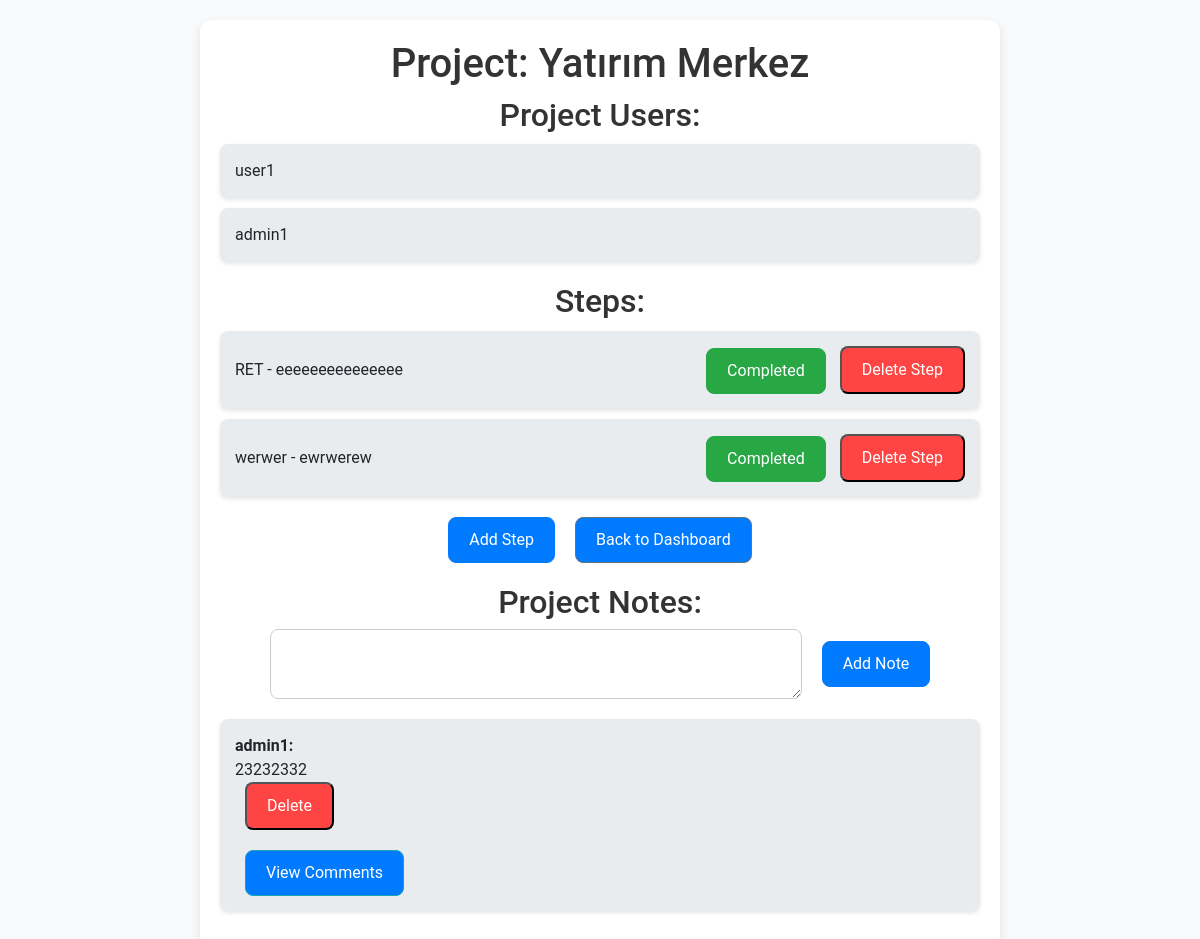
/project_details/1 (signed in), run on an earlier commit of the app's database.
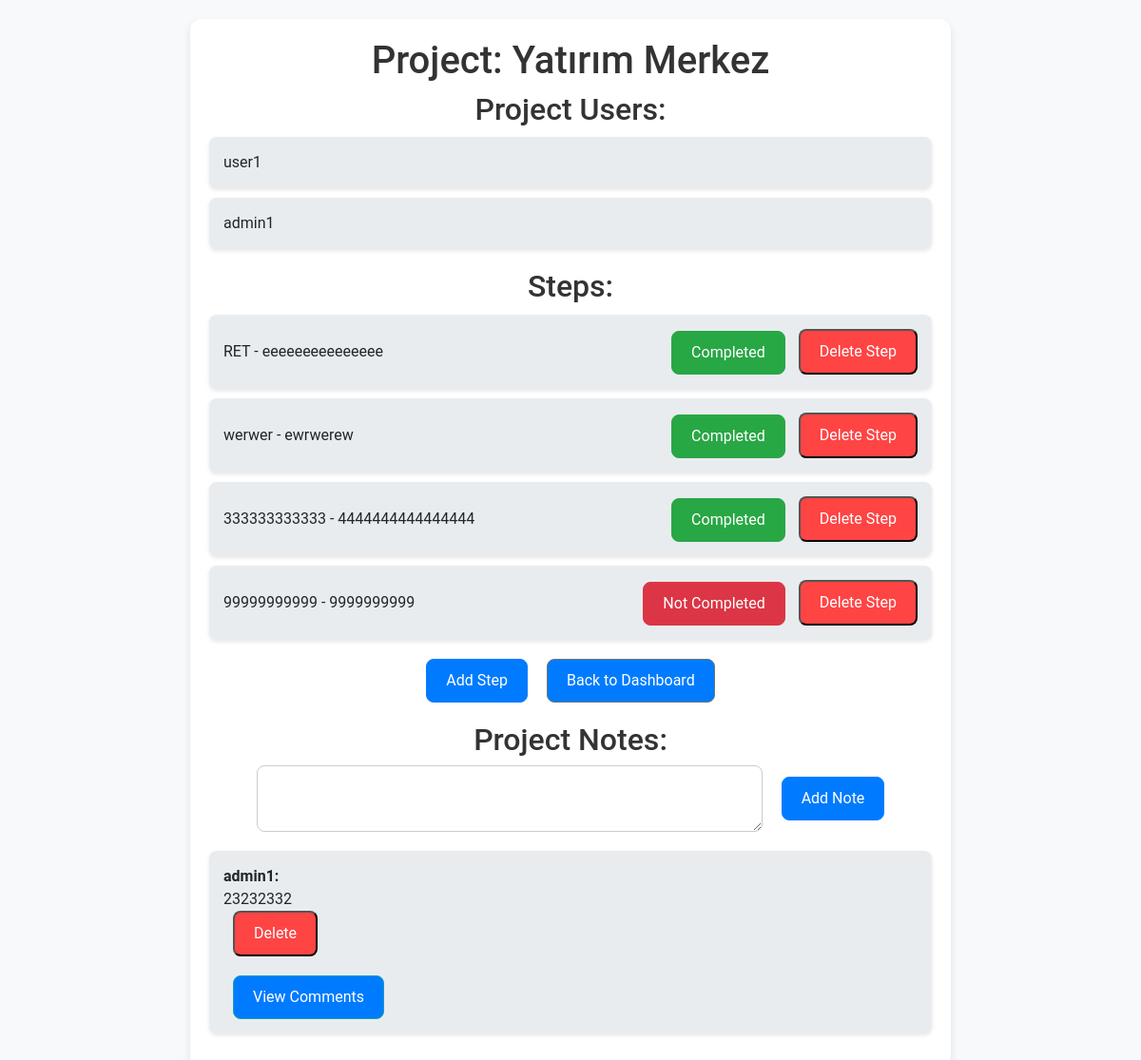
And on a later commit of the database.
### app.py (models this page shows, shortened)
class User(UserMixin, db.Model):
    id = db.Column(db.Integer, primary_key=True)
    username = db.Column(db.String(150), unique=True, nullable=False)
    password_hash = db.Column(db.String(150), nullable=False)
    role = db.Column(db.String(50), nullable=False)

class Step(db.Model):
    id = db.Column(db.Integer, primary_key=True)
    name = db.Column(db.String(150), nullable=False)
    note = db.Column(db.Text, nullable=True)
    completed = db.Column(db.Boolean, default=False, nullable=False)
    project_id = db.Column(db.Integer, db.ForeignKey('project.id'), nullable=False)

class ProjectNote(db.Model):
    id = db.Column(db.Integer, primary_key=True)
    content = db.Column(db.Text, nullable=False)
    project_id = db.Column(db.Integer, db.ForeignKey('project.id'), nullable=False)
    user_id = db.Column(db.Integer, db.ForeignKey('user.id'), nullable=False)
    created_at = db.Column(db.DateTime, default=datetime.utcnow)
    user = db.relationship('User', backref=db.backref('notes', lazy=True))
    comments = db.relationship('Comment', backref='note', lazy=True)

### app.py (the view)
@app.route('/project_details/<int:project_id>', methods=['GET', 'POST'])
@login_required
def project_details(project_id):
    project = Project.query.get_or_404(project_id)
    if request.method == 'POST' and current_user.role == 'admin':
        content = request.form.get('note')
        new_note = ProjectNote(content=content, project_id=project.id, user_id=current_user.id)
        db.session.add(new_note)
        db.session.commit()
        return redirect(url_for('project_details', project_id=project_id))
    return render_template('project_details.html', project=project)

### app.py (called while the page is built)
@login_manager.user_loader
def load_user(user_id):
    return db.session.get(User, int(user_id))

### templates/project_details.html (shortened to what this page needs)
<!DOCTYPE html>
<html lang="en">
<head>
    <link rel="stylesheet" href="https://stackpath.bootstrapcdn.com/bootstrap/4.5.2/css/bootstrap.min.css">
</head>
<body>
    <div class="container">
        <h1>Project: {{ project.name }}</h1>
        <div class="project-users">
            <h2>Project Users:</h2>
            <ul>
                {% for user in project.users %}
                <li>{{ user.username }}</li>
                {% endfor %}
            </ul>
        </div>
        <h2>Steps:</h2>
        <ul id="steps-list">
            {% for step in project.steps %}
            <li id="step-{{ step.id }}">
                {{ step.name }} - {% if step.note %}{{ step.note }}{% else %}No Notes{% endif %}
                <div>
                    <button class="btn {% if step.completed %}btn-success{% else %}btn-danger{% endif %}" onclick="toggleCompletion({{ project.id }}, {{ step.id }})">
                        {% if step.completed %}Completed{% else %}Not Completed{% endif %}
                    </button>
                    <form action="{{ url_for('delete_step', project_id=project.id, step_id=step.id) }}" method="post" onsubmit="return confirm('Are you sure you want to delete this step?');" style="display: inline;">
                        <button type="submit" class="btn-delete">Delete Step</button>
                    </form>
                </div>
            </li>
            {% endfor %}
        </ul>
        <div class="action-buttons">
            <a href="{{ url_for('add_step', project_id=project.id) }}" class="btn btn-primary">Add Step</a>
            <a href="{{ url_for('dashboard') }}" class="btn btn-secondary">Back to Dashboard</a>
        </div>
        <div class="project-notes">
            <h2>Project Notes:</h2>
            {% if current_user.role == 'admin' %}
            <form action="{{ url_for('project_details', project_id=project.id) }}" method="POST">
                <textarea name="note" rows="2" required></textarea>
                <button type="submit" class="btn btn-primary">Add Note</button>
            </form>
            {% endif %}
            <ul>
                {% for note in project.notes %}
                <li>
                    <strong>{{ note.user.username }}:</strong> {{ note.content }}
                    {% if current_user.role == 'admin' %}
                    <form action="{{ url_for('delete_note', note_id=note.id) }}" method="POST" style="display: inline;">
                        <button type="submit" class="btn-delete">Delete</button>
                    </form>
                    {% endif %}
                    <button onclick="toggleComments({{ note.id }})" class="btn btn-info">View Comments</button>
                </li>
                {% endfor %}
            </ul>
        </div>
    </div>
</body>
</html>

What changed in the data, as far as the page shows it:
added Step: name "333333333333", note "4444444444444444", completed "Completed"
added Step: name "99999999999", note "9999999999", completed "Not Completed"
